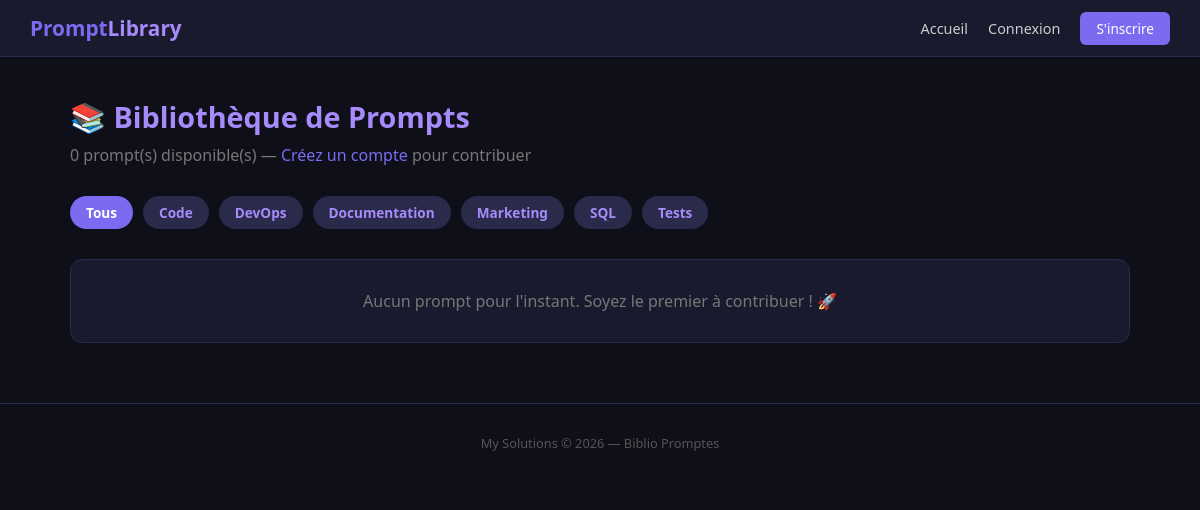
The page / on the database its author committed.
### tables this page shows
CREATE TABLE categories (
    id         INT AUTO_INCREMENT PRIMARY KEY,
    name       VARCHAR(50) NOT NULL UNIQUE,             
    created_at DATETIME DEFAULT CURRENT_TIMESTAMP
);

### includes/session.php (called while the page is built, shortened)
<?php
function isLoggedIn() {
    return isset($_SESSION['user_id']);
}
function clean($data) {
    return htmlspecialchars(trim($data), ENT_QUOTES, 'UTF-8');
}

### index.php (the view, shortened to what this page needs)
<?php
require_once __DIR__ . '/includes/session.php';
$pdo = getConnection();
$categories = $pdo->query("SELECT * FROM categories ORDER BY name")->fetchAll();
$filterCategoryId = isset($_GET['category_id']) ? (int)$_GET['category_id'] : 0;
if ($filterCategoryId > 0) {
    $stmt = $pdo->prepare("
        SELECT prompts.*, users.username, categories.name AS category_name
        FROM prompts
        JOIN users      ON prompts.user_id     = users.id
        JOIN categories ON prompts.category_id = categories.id
        WHERE prompts.category_id = ?
        ORDER BY prompts.created_at DESC
    ");
    $stmt->execute([$filterCategoryId]);
} else {
    $stmt = $pdo->query("
        SELECT prompts.*, users.username, categories.name AS category_name
        FROM prompts
        JOIN users      ON prompts.user_id     = users.id
        JOIN categories ON prompts.category_id = categories.id
        ORDER BY prompts.created_at DESC
    ");
}
$prompts = $stmt->fetchAll();
?>
<?php require_once __DIR__ . '/includes/header.php'; ?>
<div class="container">
    <div style="margin-bottom: 30px;">
        <h1 style="font-size: 1.8rem; color: #a78bfa;">📚 Bibliothèque de Prompts</h1>
        <p style="color: #777; margin-top: 8px;">
            <?= count($prompts) ?> prompt(s) disponible(s)
            <?php if (!isLoggedIn()): ?>
                — <a href="pages/register.php">Créez un compte</a> pour contribuer
            <?php endif; ?>
        </p>
    </div>
    <div style="display: flex; flex-wrap: wrap; gap: 10px; margin-bottom: 30px;">
        <a href="index.php"
           class="badge"
           style="padding: 7px 16px; font-size:0.85rem; <?= $filterCategoryId === 0 ? 'background:#7c6af0; color:white;' : '' ?>">
            Tous
        </a>
        <?php foreach ($categories as $cat): ?>
            <a href="index.php?category_id=<?= $cat['id'] ?>"
               class="badge"
               style="padding: 7px 16px; font-size:0.85rem; <?= $filterCategoryId === (int)$cat['id'] ? 'background:#7c6af0; color:white;' : '' ?>">
                <?= clean($cat['name']) ?>
            </a>
        <?php endforeach; ?>
    </div>
    <?php if (empty($prompts)): ?>
        <div class="card" style="text-align:center; color:#777;">
            <p>Aucun prompt pour l'instant. Soyez le premier à contribuer ! 🚀</p>
        </div>
    <?php endif; ?>
</div>
<?php require_once __DIR__ . '/includes/footer.php'; ?>

### includes/header.php (style rules this page uses)
* { margin: 0; padding: 0; box-sizing: border-box; }
body { font-family: 'Segoe UI', sans-serif; background: #0f0f1a; color: #e0e0e0; min-height: 100vh; }
a { color: #7c6af0; text-decoration: none; }
.container { max-width: 1100px; margin: 40px auto; padding: 0 20px; }
.card { background: #1a1a2e; border: 1px solid #2a2a4a; border-radius: 12px; padding: 30px; margin-bottom: 20px; }
.badge { display: inline-block; padding: 3px 10px; border-radius: 20px; font-size: 0.75rem; font-weight: 600; background: #2a2a4a; color: #a78bfa; }

### rows shown on the page
categories: name "Code"
categories: name "DevOps"
categories: name "Documentation"
categories: name "Marketing"
categories: name "SQL"
categories: name "Tests"

### other values the page prints
count($prompts) "0"
